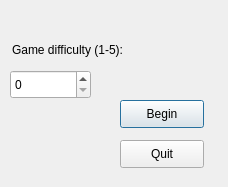
<?xml version="1.0" encoding="UTF-8"?>
<ui version="4.0">
 <class>StartDialog</class>
 <widget class="QDialog" name="StartDialog">
  <property name="geometry">
   <rect>
    <x>0</x>
    <y>0</y>
    <width>228</width>
    <height>187</height>
   </rect>
  </property>
  <property name="windowTitle">
   <string>Dialog</string>
  </property>
  <widget class="QPushButton" name="beginButton">
   <property name="geometry">
    <rect>
     <x>120</x>
     <y>100</y>
     <width>84</width>
     <height>28</height>
    </rect>
   </property>
   <property name="text">
    <string>Begin</string>
   </property>
  </widget>
  <widget class="QPushButton" name="endButton">
   <property name="geometry">
    <rect>
     <x>120</x>
     <y>140</y>
     <width>84</width>
     <height>28</height>
    </rect>
   </property>
   <property name="text">
    <string>Quit</string>
   </property>
  </widget>
  <widget class="QSpinBox" name="userInput">
   <property name="geometry">
    <rect>
     <x>10</x>
     <y>70</y>
     <width>81</width>
     <height>29</height>
    </rect>
   </property>
  </widget>
  <widget class="QLabel" name="label">
   <property name="geometry">
    <rect>
     <x>12</x>
     <y>40</y>
     <width>191</width>
     <height>20</height>
    </rect>
   </property>
   <property name="text">
    <string>Game difficulty (1-5):</string>
   </property>
  </widget>
 </widget>
 <resources/>
 <connections/>
</ui>
